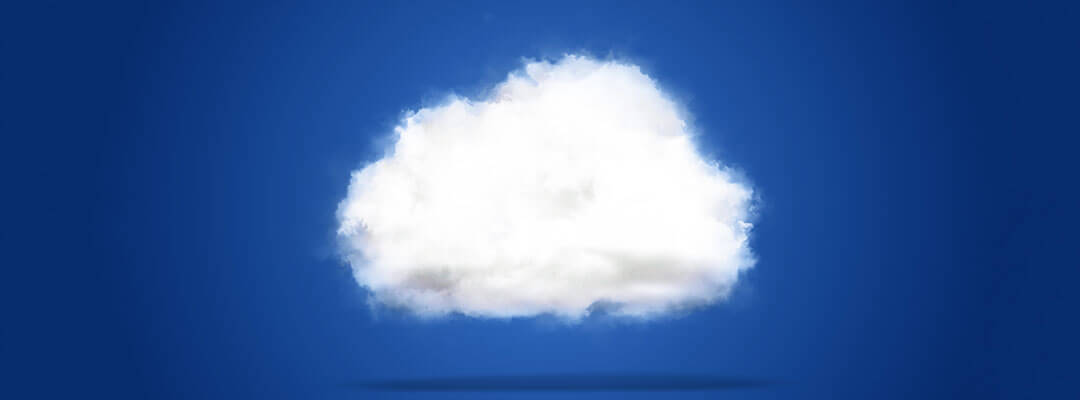
#> input picture cloud2.png, 1080 x 400 px
$ python Chan-Vese.py   (older library calls are emulated)
#> lines starting #> are read from the running program, lines starting #| are printed output that depends on the picture; after the words box and inside, x2 and y2 are one past the last pixel; in counts of white or black regions, pixels touching at a corner belong together
import matplotlib.pyplot as plt
from skimage import data, img_as_float
from skimage.segmentation import (chan_vese, checkerboard_level_set, disk_level_set)
import cv2
import numpy as np
import random

if __name__ == "__main__":
    image = cv2.imread("cloud2.png", 0)
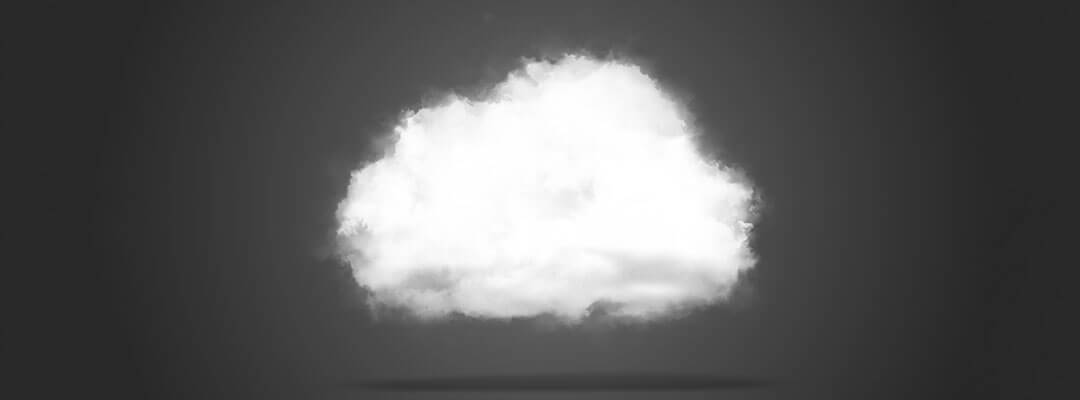
#> image: shape (400, 1080); min 38, max 255, mean 92.4
    # """
    contour = np.zeros(image.shape)
    # cv2.rectangle(contour, (325, 40), (780, 350), (255, 255, 255), -1)  # create white rectangle in the image
    # contour = cv2.circle(contour, (552,195), 240, color=(255,255,255), thickness=-1)
    contour = cv2.ellipse(contour, (552, 195), (300, 200), 0.0, 0.0, 360.0, color=(255, 255, 255), thickness=1)
    cv2.imshow("a", contour)
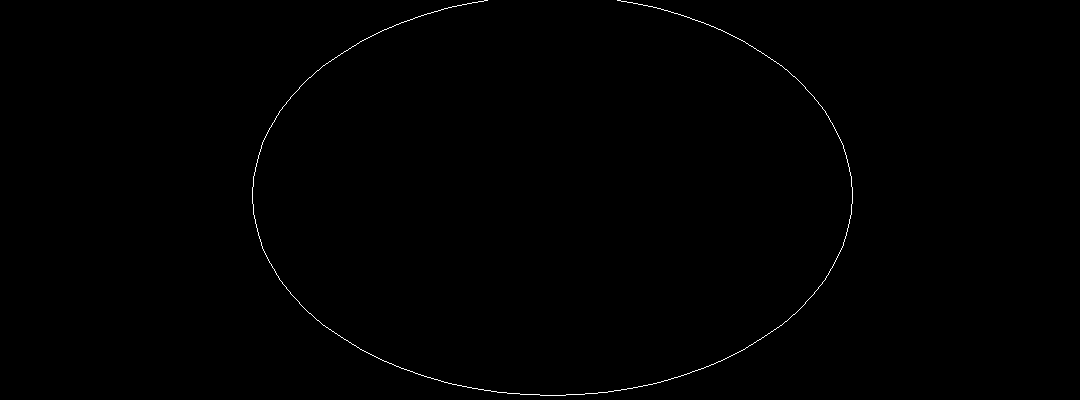
#> window 'a': shape (400, 1080); 0.3% white in thin lines or dots, all inside (x1, y1, x2, y2) = (252, 0, 853, 396)
    k = cv2.waitKey()
#> (key Esc is pressed here)
    # """

    """
    contour = np.zeros(image.shape)
    contour[50:350, 250:800] = 1
    cv2.imshow("b", contour)
    k = cv2.waitKey()
    """

    """
    # init_ls = disk_level_set(image.shape, radius=230)
    init_ls = checkerboard_level_set(image.shape, 6)
    print(init_ls)
    cv2.imshow("c", init_ls)
    k = cv2.waitKey()
    """

    # Feel free to play around with the parameters to see how they impact the result
    cv = chan_vese(image, mu=0.05, lambda1=1, lambda2=1, tol=1e-3, max_iter=200,
                   dt=0.5, init_level_set=contour, extended_output=True)

    fig, axes = plt.subplots(2, 2, figsize=(8, 8))
    ax = axes.flatten()

    ax[0].imshow(image, cmap="gray")
    ax[0].set_axis_off()
    ax[0].set_title("Original Image", fontsize=12)

    ax[1].imshow(cv[0], cmap="gray")
    ax[1].set_axis_off()
    title = "Chan-Vese segmentation - {} iterations".format(len(cv[2]))
#> title = 'Chan-Vese segmentation - 200 iterations'
    ax[1].set_title(title, fontsize=12)

    ax[2].imshow(cv[1], cmap="gray")
    ax[2].set_axis_off()
    ax[2].set_title("Final Level Set", fontsize=12)
    ax[2].contour(contour, [0.5], colors='r')

    # ret, thresh = cv2.threshold(cv[1], 127, 255, 0)
    # im2, contours, hierarchy = cv2.findContours(thresh, cv2.CV_RETR_FLOODFILL, cv2.CHAIN_APPROX_SIMPLE)
    # cv.drawContours(im2, contours, -1, (0, 255, 0), 3)


    ax[3].plot(cv[2])
    ax[3].set_title("Evolution of energy over iterations", fontsize=12)

    fig.tight_layout()
    plt.show()
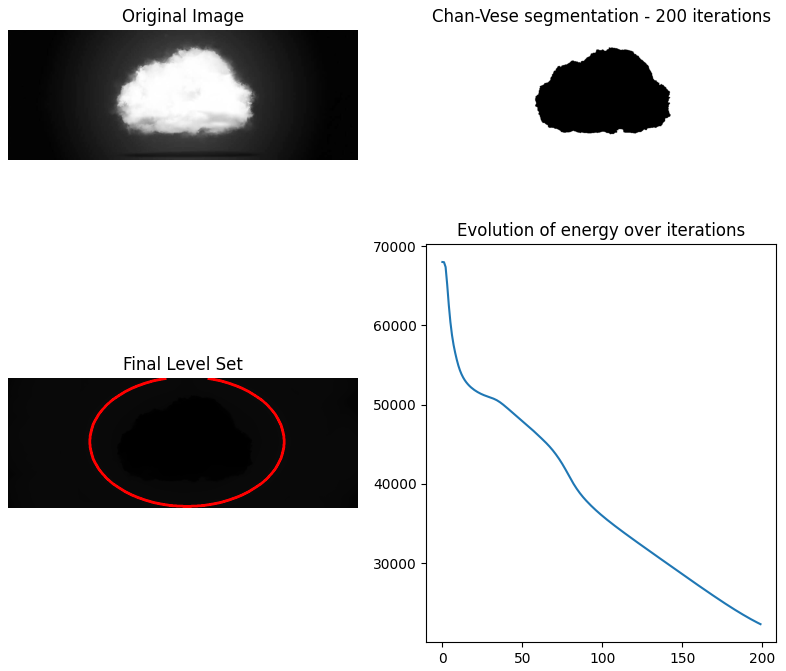
#> figure drawn by matplotlib, 4 panels; panel 4: curve peaks at x = 0, y = 67991.8

$ run again, with cloud1.png copied over cloud2.png
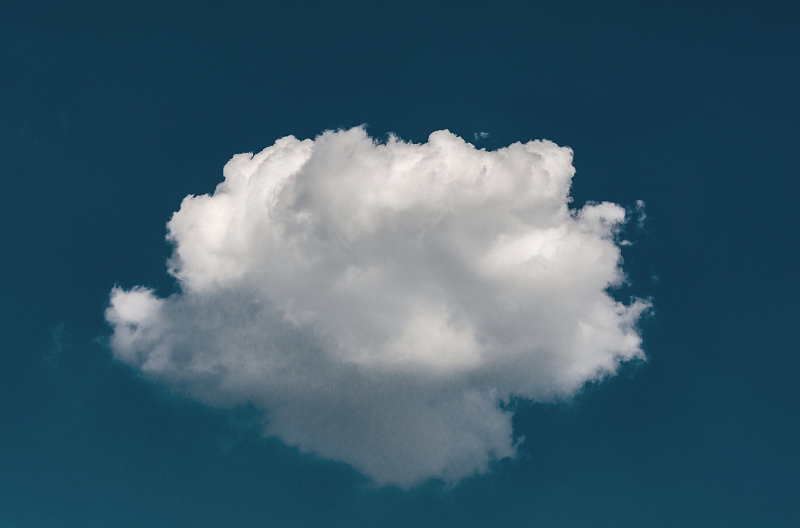
#> input picture cloud1.png, 800 x 528 px
#> `cv2.imshow("a", contour)`:
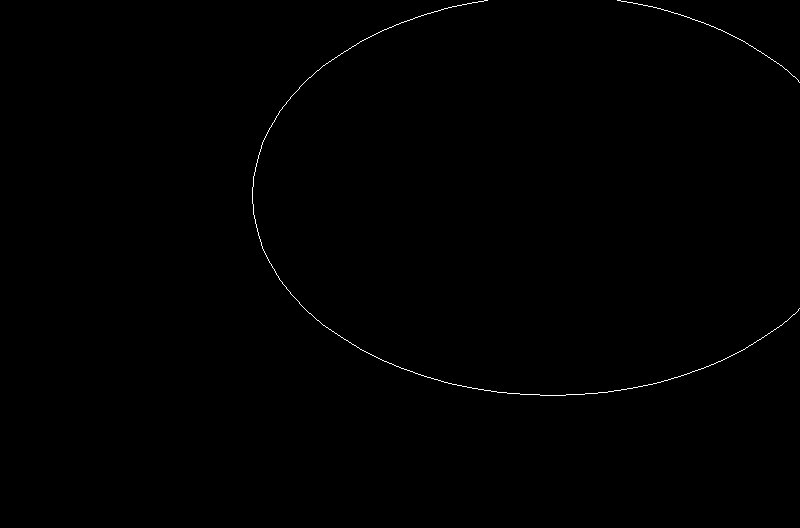
#> window 'a': shape (528, 800); 0.26% white in thin lines or dots, all inside (x1, y1, x2, y2) = (252, 0, 800, 396)
#> title = 'Chan-Vese segmentation - 200 iterations'
#> `plt.show()`:
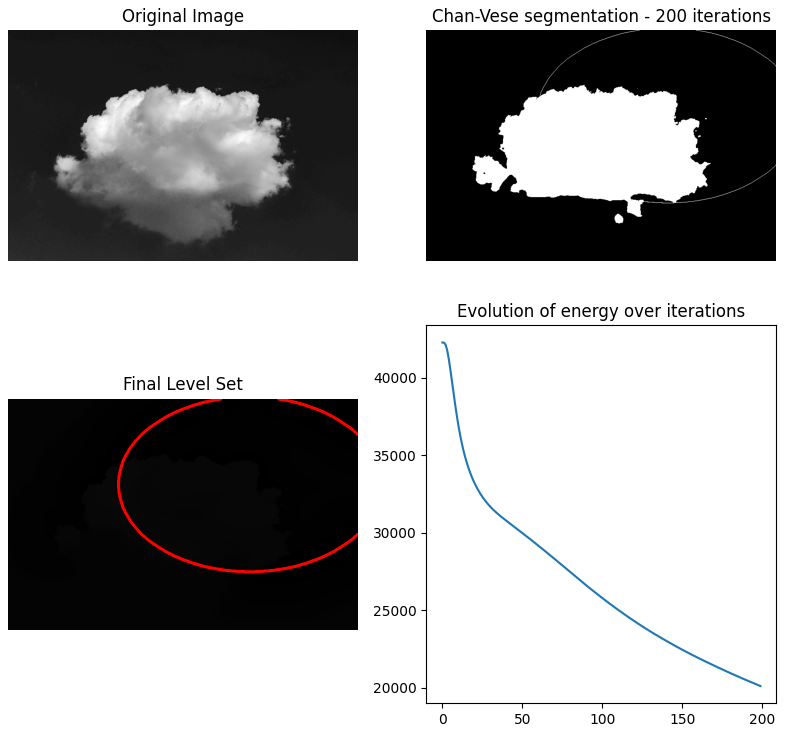
#> figure drawn by matplotlib, 4 panels; panel 4: curve peaks at x = 0, y = 42269
